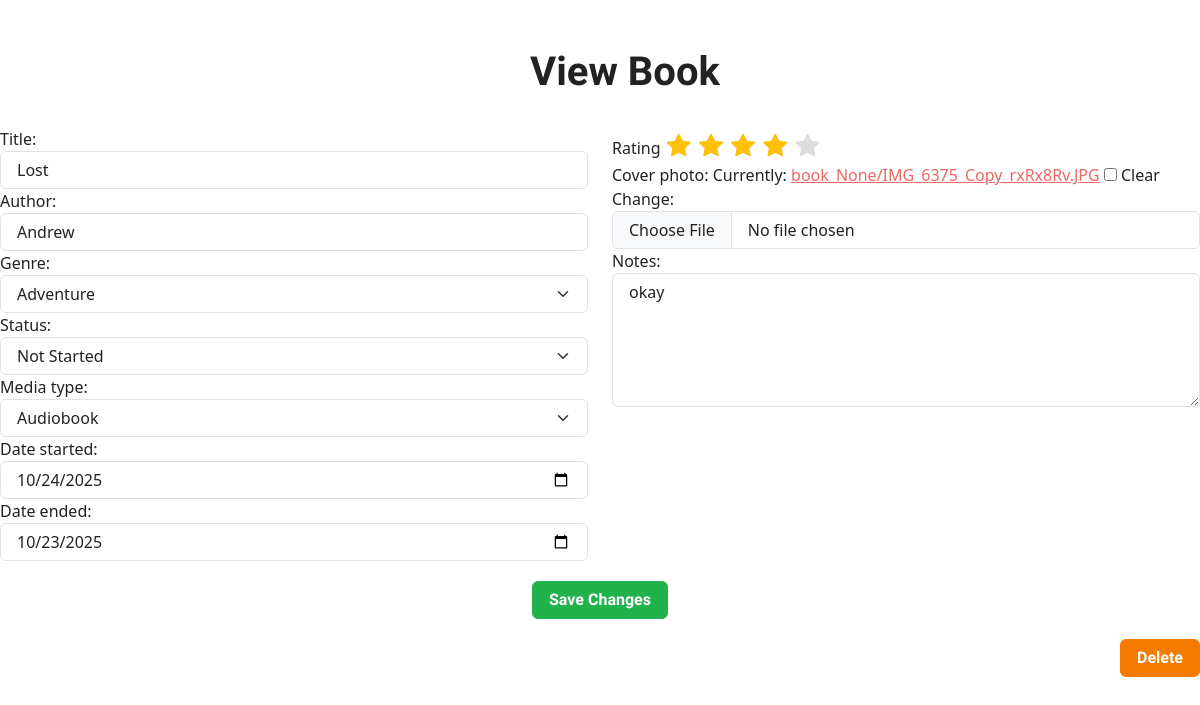
The page /viewbook/2/ on the database its author committed.
### book_app/models.py (models this page shows, shortened)
class Book(models.Model):
    title = models.CharField(max_length=200)
    author = models.CharField(max_length=200)
    class Genres(models.TextChoices):
        FANTASY = 'Fantasy'
        SCIENCE_FICTION = 'Science Fiction'
        DYSTOPIAN = 'Dystopian'
        ADVENTURE = 'Adventure'
        ROMANCE = 'Romance'
        MYSTERY = 'Mystery'
        HORROR = 'Horror'
        THRILLER = 'Thriller'
        LGBTQ = 'LGBTQ'
        HISTORICAL_FICTION = 'Historical Fiction'
        YOUNG_ADULT = 'Young Adult'
        CHILD_FICTION = "Children's Fiction"
        AUTOBIOGRAPHY = 'Autobiography'
        BIOGRAPHY = 'Biography'
        SELF_HELP = 'Self-Help'
        HISTORY = 'History'
        HOBBIES = 'Hobbies and Crafts'
        TRUE_CRIME = 'True Crime'
    genre = models.CharField(
        choices=Genres.choices,
        max_length=100
    )
    date_started = models.DateField(
        default=datetime.date.today # set default start date to when entry is created
    )
    date_ended = models.DateField(blank=True, null=True)
    notes = models.TextField(blank=True)
    ratings_choices = [(1,'1'), (2,'2'), (3,'3'), (4,'4'), (5,'5')]
    rating = models.IntegerField(choices=ratings_choices, default=1)
    class Status(models.TextChoices):
        NOT_STARTED = "Not Started"
        READING = "Reading"
        DID_NOT_FINISH = "Did Not Finish"
        FINISHED = 'Done'
    status = models.CharField(
        choices=Status.choices,
        max_length=50
    )
    class MediaType(models.TextChoices):
        EBOOK = "E"
        AUDIOBOOK = 'A'
        PHYSICAL_COPY = 'P'
    media_type = models.CharField(
        choices=MediaType.choices,
        max_length=50
    )
    cover_photo = models.ImageField(upload_to=cover_upload_path, blank=True)

### book_app/views.py (the view)
# urls.py: path('viewbook/<int:book_id>/', viewBook, name='viewBook'),
def viewBook(request, book_id):
    book = get_object_or_404(Book, id=book_id)
    if request.method == 'POST':
        form = BookForm(request.POST, request.FILES, instance=book)
        if form.is_valid():
            form.save()
            return redirect('allbooks')
    else:
        form = BookForm(instance=book)
    context = {
        'form' : form,
    }
    return render(request, 'addbook.html', context)

### book_app/forms.py
class BookForm(forms.ModelForm):
    class Meta:
        model = Book
        fields = ['title', 'author', 'genre', 'date_started', 'date_ended', 'notes', 'rating', 'status', 'media_type', 'cover_photo']
        widgets = {
            'title': forms.TextInput(attrs={'class': 'form-control'}),
            'author': forms.TextInput(attrs={'class': 'form-control'}),
            'genre': forms.Select(attrs={'class': 'form-select'}),
            'status': forms.Select(attrs={'class': 'form-select'}),
            'media_type': forms.Select(attrs={'class': 'form-select'}),
            'cover_photo': forms.ClearableFileInput(attrs={'class': 'form-control'}),
            'date_started': forms.DateInput(attrs={'class': 'form-control', 'type': 'date'}),
            'date_ended': forms.DateInput(attrs={'class': 'form-control', 'type': 'date'}),
            'notes': forms.Textarea(attrs={'class': 'form-control', 'rows': 5}),
            'rating': forms.RadioSelect,  # will override in template
        }

### book_app/templates/addbook.html (shortened to what this page needs)
<!DOCTYPE html>
<html lang="en">
<head>
    <link rel="stylesheet" href="https://cdn.jsdelivr.net/npm/bootswatch@5.3.3/dist/journal/bootstrap.min.css">
<link rel="stylesheet" href="https://cdn.jsdelivr.net/npm/bootstrap-icons@1.11.1/font/bootstrap-icons.css">
    <link rel="stylesheet" href="https://cdn.jsdelivr.net/npm/bootstrap-icons@1.11.1/font/bootstrap-icons.css">
</head>
<body>
    <div class="page-header">
        <h1 class="header">
           {% if form.instance.pk %}
           View Book
           {% else %}
           Add Book
           {% endif %}
        </h1>
    </div>
    <form method="post" enctype="multipart/form-data">
        <div class="row">
    <div class="col-md-6">
        {{ form.title.label_tag }} {{ form.title }}
        {{ form.author.label_tag }} {{ form.author }}
        {{ form.genre.label_tag }} {{ form.genre }}
        {{ form.status.label_tag }} {{ form.status }}
        {{ form.media_type.label_tag }} {{ form.media_type }}
        {{ form.date_started.label_tag }} {{ form.date_started }}
        {{ form.date_ended.label_tag }} {{ form.date_ended }}
    </div>
        <div class="col-md-6">
            <label>Rating</label>
            <div class="star-rating">
                {% for value, label in form.rating.field.choices %}
                        <label for="star{{ value }}" class="bi bi-star-fill"></label>
                {% endfor %}
            </div>
            <div>
                {{ form.cover_photo.label_tag }} {{ form.cover_photo }}
                {{ form.notes.label_tag }} {{ form.notes }}
            </div>
        </div>
    <div class="impbtn">
        <button type="submit" class="btn btn-success" name="submit">
            {% if form.instance.pk %}Save Changes
            {% else %}Add Book{% endif %}
        </button>
    </div>
    </form>
    {% if form.instance.pk %}
    <div class="right">
        <form method="post" action="{% url 'deleteBook' form.instance.id %}" style="display:inline;" onsubmit="return confirm('Are you sure you want to delete this book?');">
            <button type="submit" class="btn btn-danger" name="delete">Delete</button>
        </form>
    </div>
    {% endif %}
</body>
</html>

### book_app/templates/addbook.html (style rules this page uses)
.header { text-align: center; padding-top: 50px; padding-right: 30px; padding-bottom: 25px; padding-left: 80px; }
.impbtn { text-align: center; padding-top: 20px; padding-bottom: 20px; }
.right { text-align: right }
.star-rating { direction: rtl; display: inline-block; cursor: pointer; }
.star-rating label { color: #ddd; font-size: 24px; padding: 0 2px; cursor: pointer; transition: all 0.2s ease; }
.star-rating label:hover, .star-rating label:hover~label, .star-rating input:checked~label { color: #ffc107; }

### rows shown on the page
Book: title "Lost", author "Andrew", genre "Adventure", status "Not Started", media_type "Audiobook", date_started "10/24/2025", date_ended "10/23/2025", notes "okay"
